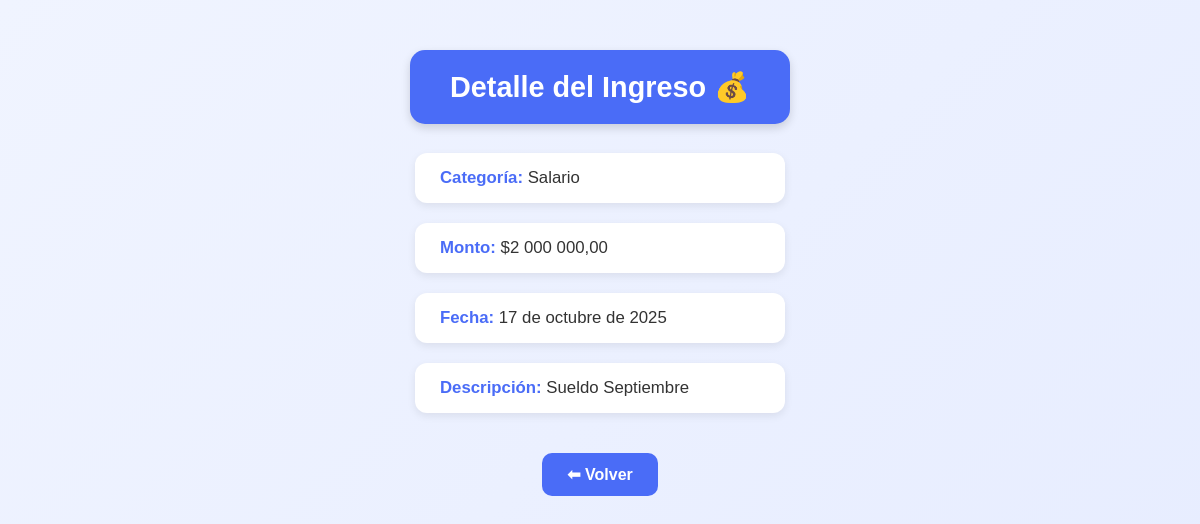
Before: /detalle_ingreso/7/ (signed in) with the older database file.
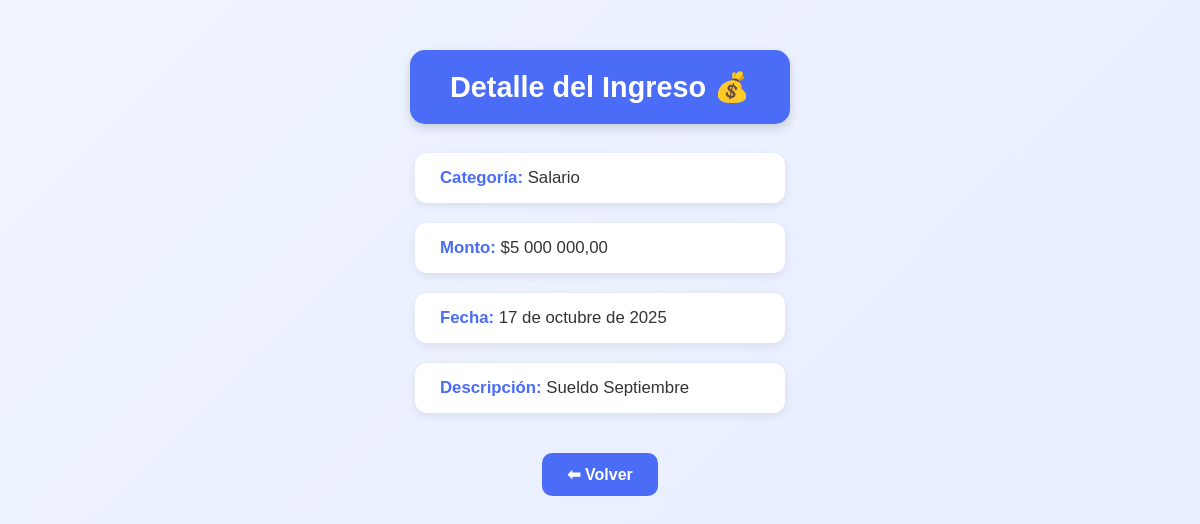
After: the same page with the newer database file.
### finanzas/models.py (models this page shows, shortened)
class Ingreso(models.Model):
    usuario = models.ForeignKey(User, on_delete=models.CASCADE)
    categoria = models.CharField(max_length=50, choices=CATEGORIAS_INGRESO)
    descripcion = models.CharField(max_length=255)
    monto = models.DecimalField(max_digits=10, decimal_places=2)
    fecha = models.DateField(auto_now_add=True)

### finanzas/views.py (the view)
# urls.py: path('detalle_ingreso/<int:id>/', views.detalle_ingreso, name='detalle_ingreso'),
@login_required
def detalle_ingreso(request, id):
    ingreso = get_object_or_404(Ingreso, id=id, usuario=request.user)
    return render(request, 'finanzas/detalle_ingreso.html', {'ingreso': ingreso})

### finanzas/templates/finanzas/detalle_ingreso.html (shortened to what this page needs)
{% load humanize %}
<!DOCTYPE html>
<html lang="es">
<head>
    {% load static %}
    <link rel="stylesheet" href="{% static 'finanzas/detalles.css' %}">
</head>
<body>
    <h1>Detalle del Ingreso 💰</h1>
    <p><strong>Categoría:</strong> {{ ingreso.categoria }}</p>
    <p><strong>Monto:</strong> ${{ ingreso.monto|intcomma }}</p>
    <p><strong>Fecha:</strong> {{ ingreso.fecha }}</p>
    <p><strong>Descripción:</strong> {{ ingreso.descripcion }}</p>
    <a href="{% url 'inicio' %}">⬅ Volver</a>
</body>
</html>

Changed rows visible on the page:
changed Ingreso "Salario": monto "2 000 000,00" → "5 000 000,00"
